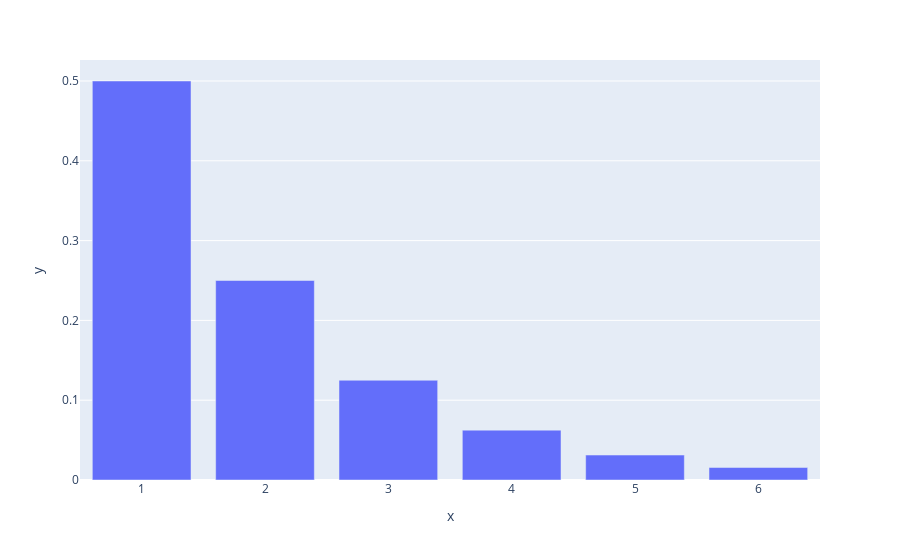

Source (notebook cell):
### Markdown cell above
The geometric distribution is a discrete probability distribution that describes the chances of achieving success in a series of independent trials, each having two possible outcomes. The geometric distribution thus helps measure the probability of success after a given number of trials.

* The formula for the probability mass function (PMF) of a geometric distribution is:

$$P(X = k) = p(1 - p)^{(k - 1)}$$

where $X$ is the number of trials needed to achieve the first success, $p$ is the probability of success in any given trial, and $k$ is the number of trials needed to achieve the first success. 

* The cumulative distribution function (CDF) of a geometric distribution is:

$$P(X <= k) = 1 - (1 - p)^k$$

where $X$ is the number of trials needed to achieve the first success, $p$ is the probability of success in any given trial, and $k$ is the number of trials needed to achieve the first success.

There are three main characteristics of a geometric experiment.
1. There are one or more Bernoulli trials with all failures except the last one, which is a success.
2.  In theory, the number of trials could go on forever. There must be at least one trial.
3. The probability, $p$, of a success and the probability, $q$, of a failure is the same for each trial. $p + q = 1$ and $q = 1 − p$.

### Code cell
p = 0.5

x = np.arange(sp.stats.geom.ppf(0.01, p), sp.stats.geom.ppf(0.99, p))

xp.bar(x = x, y =  sp.stats.geom.pmf(x, p))

### Figure 1 — Plotly figure (JSON) as saved in the notebook; plotly's stock layout.template omitted (floating-point values rounded to 4 significant figures)
{"data": [{"alignmentgroup": "True", "hovertemplate": "x=%{x}<br>y=%{y}<extra></extra>", "legendgroup": "", "marker": {"color": "#636efa", "pattern": {"shape": ""}}, "name": "", "offsetgroup": "", "orientation": "v", "showlegend": false, "textposition": "auto", "type": "bar", "x": [1, 2, 3, 4, 5, 6], "xaxis": "x", "y": [0.5, 0.25, 0.125, 0.0625, 0.03125, 0.01562], "yaxis": "y"}], "layout": {"autosize": true, "barmode": "relative", "legend": {"tracegroupgap": 0}, "margin": {"t": 60}, "xaxis": {"anchor": "y", "autorange": true, "domain": [0, 1], "range": [0.5, 6.5], "title": {"text": "x"}, "type": "linear"}, "yaxis": {"anchor": "x", "autorange": true, "domain": [0, 1], "range": [0, 0.5263], "title": {"text": "y"}, "type": "linear"}}}
